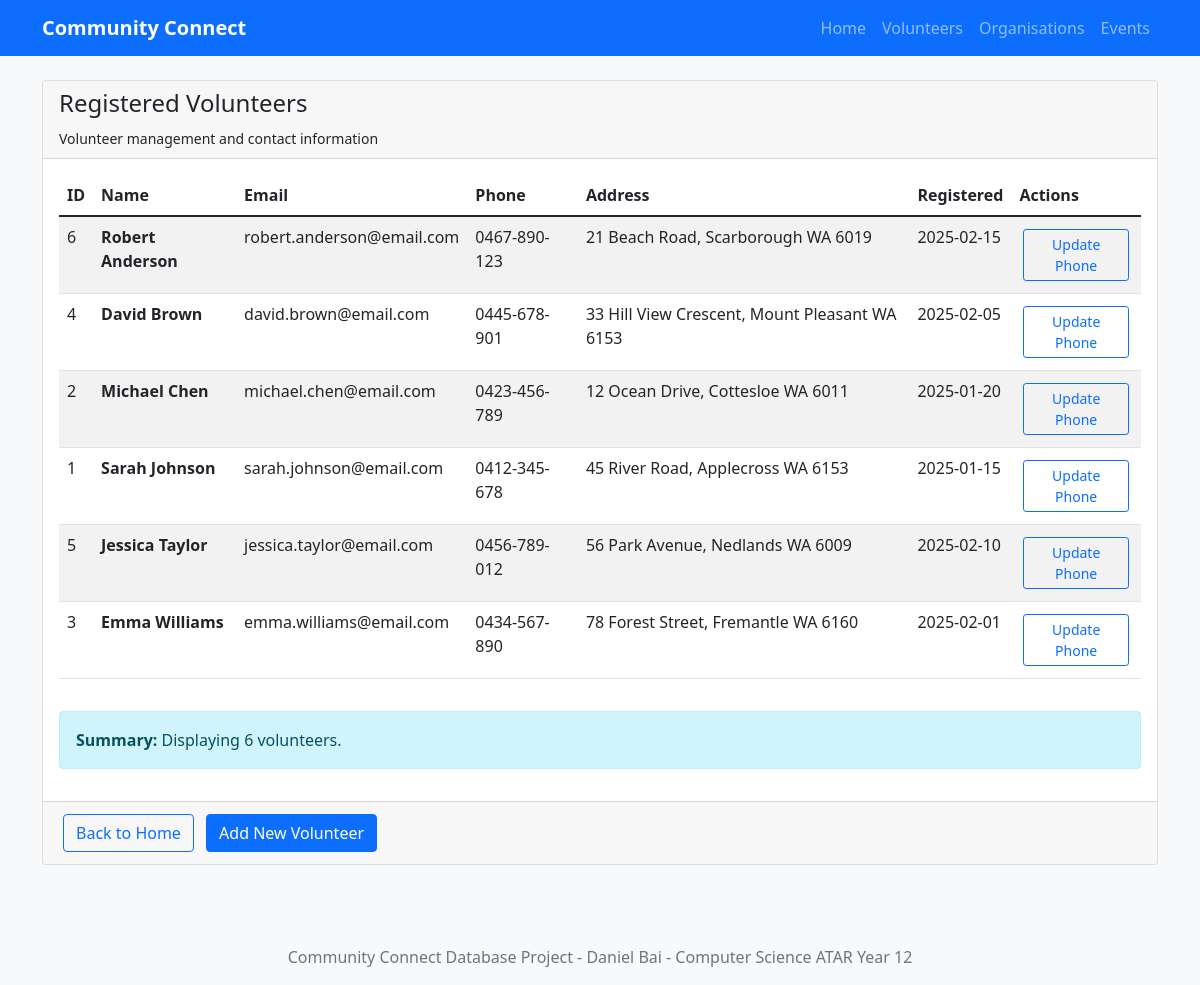
Before: /volunteers with the older database file.
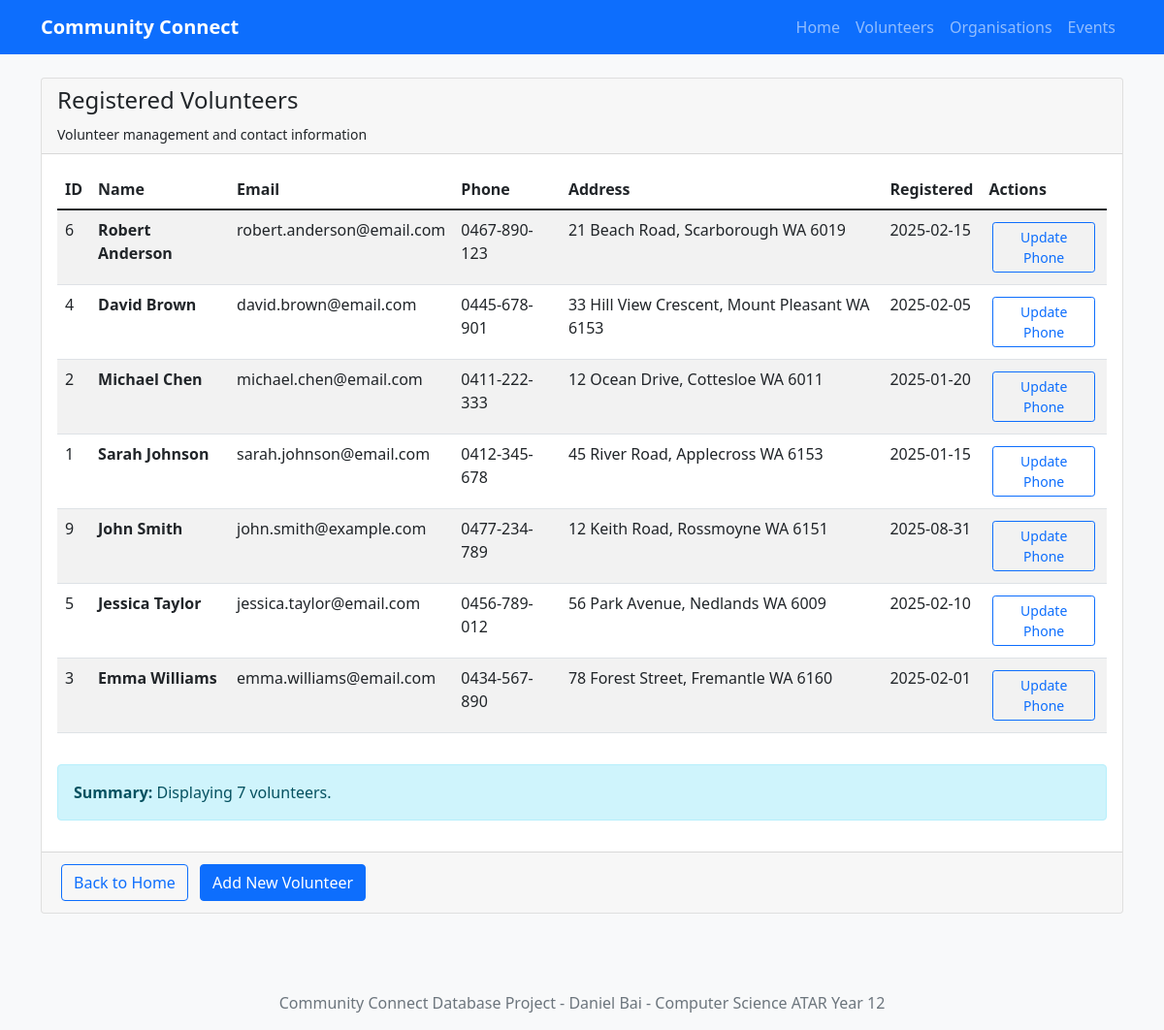
After: the same page with the newer database file.
### tables this page shows
CREATE TABLE VOLUNTEER (
    volunteer_id INTEGER PRIMARY KEY AUTOINCREMENT,
    first_name TEXT NOT NULL CHECK(LENGTH(first_name) > 0),
    last_name TEXT NOT NULL CHECK(LENGTH(last_name) > 0),
    date_of_birth DATE NOT NULL,
    email TEXT NOT NULL UNIQUE CHECK(email LIKE '%@%.%'),
    phone TEXT NOT NULL CHECK(LENGTH(phone) >= 10),
    address TEXT NOT NULL CHECK(LENGTH(address) > 0),
    registration_date DATE NOT NULL DEFAULT CURRENT_DATE
);

### app.py (the view)
@app.route('/volunteers')
def view_volunteers():
    volunteers = get_all_volunteers()
    if volunteers is None:
        flash('Error retrieving volunteers from database', 'error')
        volunteers = []
    return render_template('view_volunteers.html', volunteers=volunteers)

### database.py (called while the page is built)
def get_db_connection():
    try:
        db_path = os.path.join(os.path.dirname(os.path.abspath(__file__)), DATABASE_NAME)
        conn = sqlite3.connect(db_path)
        conn.row_factory = sqlite3.Row  # Enable column access by name
        conn.execute('PRAGMA foreign_keys = ON')
        return conn
    except sqlite3.Error as e:
        print(f"Database connection error: {e}")
        return None

def execute_query(query, params=None, fetch=False):
    conn = get_db_connection()
    if conn is None:
        return None
    try:
        cursor = conn.cursor()
        if params:
            cursor.execute(query, params)
        else:
            cursor.execute(query)
        if fetch:
            results = cursor.fetchall()
            conn.close()
            return results
        else:
            rows_affected = cursor.rowcount
            conn.commit()
            conn.close()
            return rows_affected
    except sqlite3.Error as e:
        print(f"Database query error: {e}")
        conn.close()
        return None

def get_all_volunteers():
    query = """
    SELECT volunteer_id, first_name, last_name, date_of_birth, email, phone, address, registration_date
    FROM VOLUNTEER
    ORDER BY last_name, first_name
    """
    return execute_query(query, fetch=True)

### templates/view_volunteers.html (shortened to what this page needs)
{% extends "base.html" %}
{% block content %}
<div class="row">
    <div class="col-12">
        <div class="card">
            <div class="card-header">
                <h4>Registered Volunteers</h4>
                <small>Volunteer management and contact information</small>
            </div>
            <div class="card-body">
                {% if volunteers %}
                    <div class="table-responsive">
                        <table class="table table-striped">
                            <thead>
                                <tr>
                                    <th>ID</th>
                                    <th>Name</th>
                                    <th>Email</th>
                                    <th>Phone</th>
                                    <th>Address</th>
                                    <th>Registered</th>
                                    <th>Actions</th>
                                </tr>
                            </thead>
                            <tbody>
                                {% for volunteer in volunteers %}
                                <tr>
                                    <td>{{ volunteer.volunteer_id }}</td>
                                    <td><strong>{{ volunteer.first_name }} {{ volunteer.last_name }}</strong></td>
                                    <td>{{ volunteer.email }}</td>
                                    <td>{{ volunteer.phone }}</td>
                                    <td>{{ volunteer.address }}</td>
                                    <td>{{ volunteer.registration_date }}</td>
                                    <td>
                                        <a href="{{ url_for('update_volunteer_contact', volunteer_id=volunteer.volunteer_id) }}"
                                           class="btn btn-outline-primary btn-sm">Update Phone</a>
                                    </td>
                                </tr>
                                {% endfor %}
                            </tbody>
                        </table>
                    </div>
                    <div class="alert alert-info mt-3">
                        <strong>Summary:</strong> Displaying {{ volunteers|length }} volunteer{{ 's' if volunteers|length != 1 else '' }}.
                    </div>
                {% else %}
                    <div class="alert alert-warning">
                        <strong>No Volunteers Found:</strong> There are currently no volunteers registered in the system.
                    </div>
                    <a href="{{ url_for('new_volunteer') }}" class="btn btn-primary">Register First Volunteer</a>
                {% endif %}
            </div>
            <div class="card-footer">
                <a href="{{ url_for('index') }}" class="btn btn-outline-primary">Back to Home</a>
                <a href="{{ url_for('new_volunteer') }}" class="btn btn-primary">Add New Volunteer</a>
            </div>
        </div>
    </div>
</div>
{% endblock %}

### templates/base.html (shortened to what this page needs)
<!DOCTYPE html>
<html lang="en">
<head>
    <link href="https://cdn.jsdelivr.net/npm/bootstrap@5.1.3/dist/css/bootstrap.min.css" rel="stylesheet">
    <link href="{{ url_for('static', filename='css/style.css') }}" rel="stylesheet">
</head>
<body>
    <nav class="navbar navbar-expand-lg navbar-dark bg-primary">
        <div class="container">
            <a class="navbar-brand" href="{{ url_for('index') }}">Community Connect</a>
            <div class="collapse navbar-collapse" id="navbarNav">
                <ul class="navbar-nav ms-auto">
                    <li class="nav-item">
                        <a class="nav-link" href="{{ url_for('index') }}">Home</a>
                    </li>
                    <li class="nav-item">
                        <a class="nav-link" href="{{ url_for('view_volunteers') }}">Volunteers</a>
                    </li>
                    <li class="nav-item">
                        <a class="nav-link" href="{{ url_for('view_organisations') }}">Organisations</a>
                    </li>
                    <li class="nav-item">
                        <a class="nav-link" href="{{ url_for('view_events') }}">Events</a>
                    </li>
                </ul>
            </div>
        </div>
    </nav>
    <main class="container my-4">
        {% block content %}{% endblock %}
    </main>
    <footer class="bg-light text-center text-muted py-3 mt-5">
        <div class="container">
            <p class="mb-0">Community Connect Database Project - Daniel Bai - Computer Science ATAR Year 12</p>
        </div>
    </footer>
</body>
</html>

### static/css/style.css (style rules this page uses)
body { background-color: #f8f9fa; }
.container { max-width: 1140px; }
.navbar-brand { font-weight: bold; }
.card { margin-bottom: 1rem; }
.btn { margin: 0.25rem; }

Changed rows visible on the page:
changed VOLUNTEER "Michael": phone "0423-456-789" → "0411-222-333"
added VOLUNTEER: volunteer_id "9", first_name "John", last_name "Smith", email "john.smith@example.com", phone "0477-234-789", address "12 Keith Road, Rossmoyne WA 6151", registration_date "2025-08-31"
Other visible differences:
{{ volunteers|length }}: "6" → "7"
